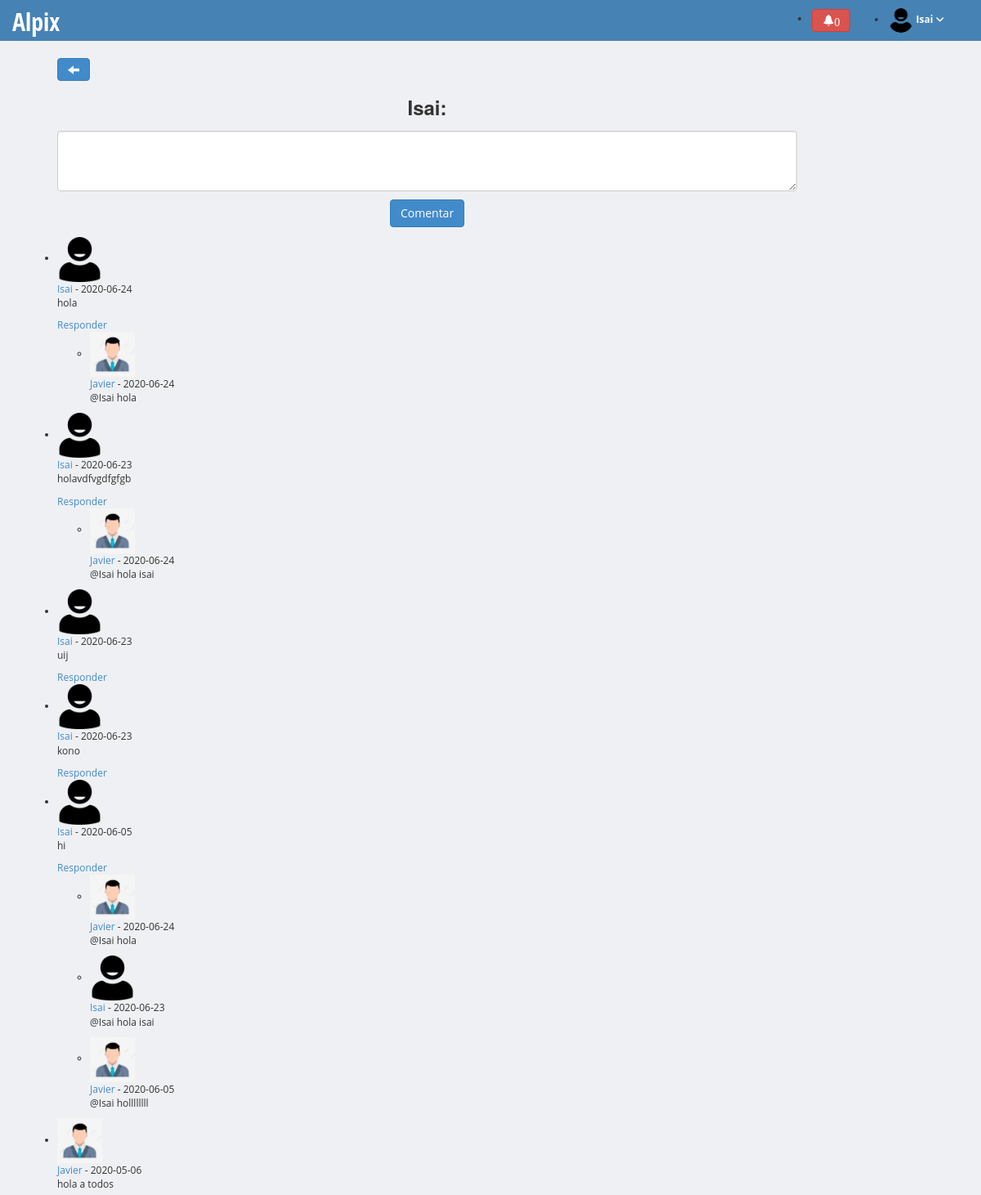
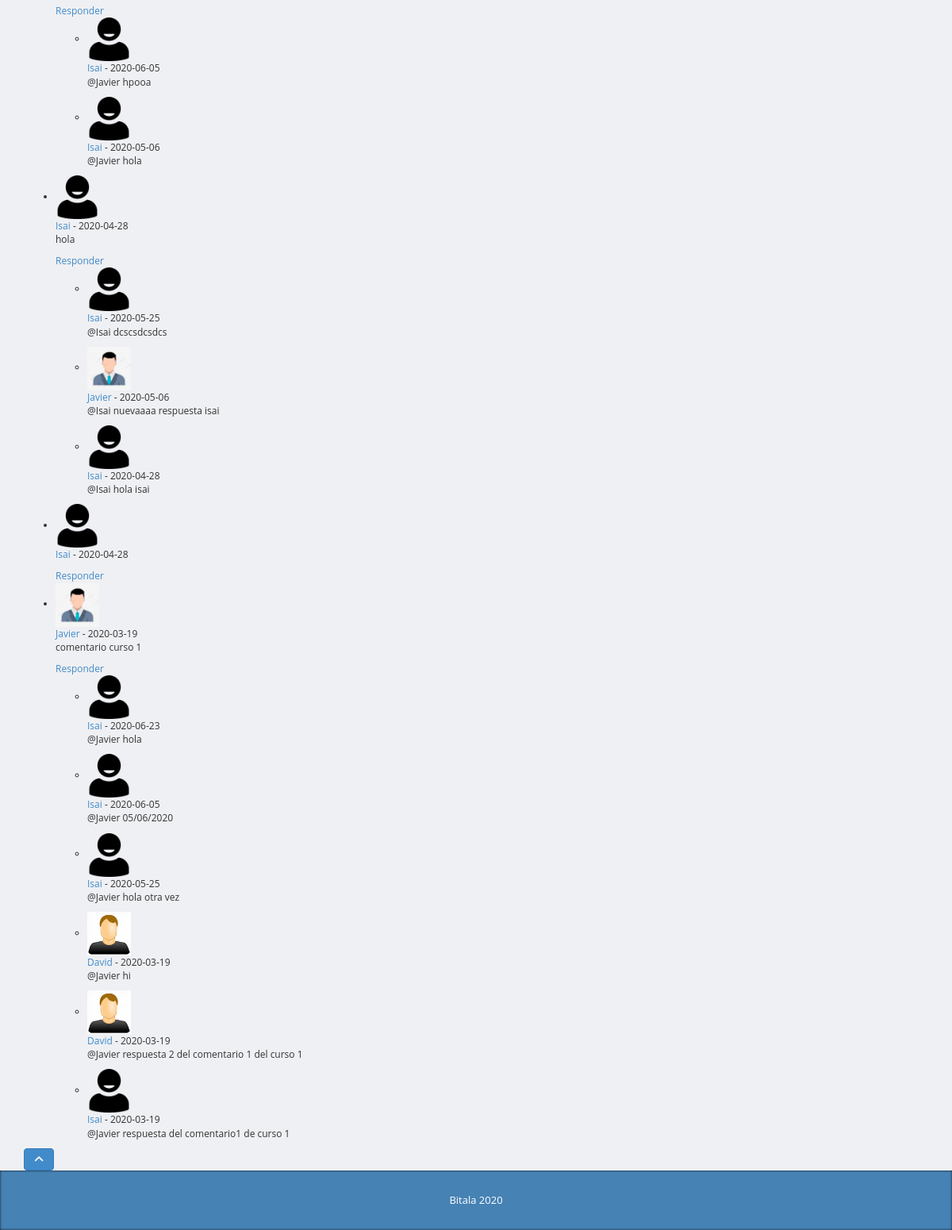
/abrirNotificacion.php?id=1 (signed in), run on the app's committed database (2 pictures, top to bottom).
### tables this page shows
CREATE TABLE `mecanico` (
  `ideMecanico` int(11) NOT NULL,
  `nlista` int(11) NOT NULL,
  `nombreMec` varchar(150) NOT NULL,
  `direccion` varchar(250) NOT NULL,
  `fnacimiento` date NOT NULL,
  `sexo` varchar(20) NOT NULL,
  `telefono` varchar(10) NOT NULL,
  `sueldo` double NOT NULL,
  `clave` varchar(50) NOT NULL,
  `avatar` varchar(60) NOT NULL,
  `tipo` varchar(50) NOT NULL
);

CREATE TABLE `comentarios` (
  `idCom` int(11) NOT NULL,
  `comentario` varchar(300) NOT NULL,
  `mecanico` varchar(30) NOT NULL,
  `reply` varchar(300) NOT NULL,
  `fecha` date NOT NULL,
  `id` int(11) NOT NULL
);

### abrirNotificacion.php (the view, shortened to what this page needs)
<?php
include_once('cabezeras/cabezeraMec.php');
include_once('footer/footers.php');
include 'conecciones.php';?>
<!doctype html>
<html lang="es-ES">
<head>
    <link href="bootstrap/css/bootstrap.min.css" rel="stylesheet">
    <link href="css/styles.css" rel="stylesheet">
<body>
  <?php
    require_once 'cabezeras/cabezeraMec.php';
   ?>
  <div class="container">
  <div class="row">
    <div class="col-md-10">
<div id="L">
<br>
  <div id="container">
      <ul id="comments">
                <a href="PruebaVistaCursos.php?id=<?php echo $_GET["id"];?>" class="btn btn-primary    glyphicon glyphicon-arrow-left">  </a>
      <form name="form1" method="post" action="">
  <center>
    <h3><label for="textarea"><?php echo '  '.$nombre.':  '; ?></label></h3>
    <p>
      <textarea name="comentario" cols="65" rows="3" id="textarea" class="form-control"><?php if(isset($_GET['nomMec'])) { ?>@<?php echo $_GET['nomMec']; ?><?php } ?> </textarea>
    </p>
    <p>
      <input type="submit" <?php if (isset($_GET['idCom'])) { ?>name="reply"<?php } else { ?>name="comentar"<?php } ?>value="Comentar" class="btn btn-primary">
    </p>
  </center>
</form>
        <?php
        $comentarios = mysqli_query($conexion,"SELECT Com.idCom, Com.comentario,Com.fecha,Com.id,Com.reply,Com.mecanico, Cur.id, Cur.titulo FROM comentarios Com INNER JOIN curso Cur ON Com.id=Cur.id WHERE Com.id='".$_GET['id']."' AND  reply = 0 ORDER BY idCom DESC");
    while($row=mysqli_fetch_array($comentarios)) {
      $mecanico = mysqli_query($conexion,"SELECT * FROM mecanico WHERE ideMecanico ='".$row['mecanico']."'");
      $meca = mysqli_fetch_array($mecanico);
        if ($meca['avatar'] != 'img_Mecanicos.png') {
      $avatar = 'imgMecanicos/'.$meca['avatar'];
    }else{
      $avatar ='imgMecanicos/'.$meca['avatar'];
    }
    ?>
          <li class="cmmnt">
              <div class="avatar">
                <img src="<?php echo $avatar; ?>" height="55" width="55">
                </div>
                <div class="cmmnt-content">
                  <header>
                    <a href="#" class="userlink"><?php echo $meca['nombreMec']; ?></a> - <span class="pubdate"><?php echo $row['fecha']; ?></span>
                    </header>
                    <p>
                    <?php echo $row['comentario'];  ?>
                    </p>
                    <span>
                    <a href="nuevo_comentario.php?meca=<?php echo $meca['ideMecanico']; ?>&idCom=<?php echo $row['idCom']; ?>&id=<?php echo $_GET['id']; ?>&nomMec=<?php echo $meca['nombreMec'];?>">
                    Responder
                    </a>
                    </span>
                </div>
                <?php
        $contar = mysqli_num_rows(mysqli_query($conexion," SELECT Com.idCom, Com.comentario,Com.fecha,Com.id,Com.reply,Com.mecanico, Cur.id, Cur.titulo FROM comentarios Com INNER JOIN curso Cur ON Com.id=Cur.id WHERE Com.id='".$_GET['id']."' AND reply = '".$row['idCom']."'"));
        if($contar != '0') {
          $reply = mysqli_query($conexion,"SELECT Com.idCom, Com.comentario,Com.fecha,Com.id,Com.reply,Com.mecanico, Cur.id, Cur.titulo FROM comentarios Com INNER JOIN curso Cur ON Com.id=Cur.id WHERE Com.id='".$_GET['id']."' AND reply = '".$row['idCom']."' ORDER BY idCom DESC");
          while($rep=mysqli_fetch_array($reply)) {
          $mecanico2 = mysqli_query($conexion,"SELECT * FROM mecanico WHERE ideMecanico = '".$rep['mecanico']."'");
          $mec2 = mysqli_fetch_array($mecanico2);
            if ($mec2['avatar'] != 'img_Mecanicos.png') {
      $avatar = 'imgMecanicos/'.$mec2['avatar'];
    }else{
      $avatar ='imgMecanicos/'.$mec2['avatar'];
    }
        ?>
                <ul class="replies">
                  <li class="cmmnt">
                      <div class="avatar">
                <img src="<?php echo $avatar; ?>" height="55" width="55">
                </div>
                  <div class="cmmnt-content">
                        <header>
                        <a href="#" class="userlink"><?php echo $mec2['nombreMec']; ?></a> - <span class="pubdate"><?php echo $rep['fecha']; ?></span>
                        </header>
                        <p>
                        <?php echo $rep['comentario']; ?>
                        </p>
                    </div>
                    </li>
                </ul>
                <?php } } } ?>
            </li>
        </ul>
    </div>
  </div>
</div>
</div>
         <a class="btn btn-primary" href="nuevo_comentario.php?id=<?php echo $_GET["id"];?>">
    <i class="fas fa-angle-up"></i>
</a>
</div>
<?php
  echo piedepagina('');
   ?>
</body>
</html>

### cabezeras/cabezeraMec.php (shortened to what this page needs)
<?php
	include 'conecciones.php';
$nombre=$_SESSION['username'];
                                 $mecanico = mysqli_query($conexion,"SELECT * FROM mecanico WHERE nombreMec ='".$nombre."'");
                                 $meca = mysqli_fetch_array($mecanico);
                                 if ($meca['avatar'] != 'img_Mecanicos.png') {
                                               $avatar = 'imgMecanicos/'.$meca['avatar'];
                                             }else{
                                                   $avatar ='imgMecanicos/'.$meca['avatar'];
                                            }
                                            ?>
<div class='header' style='background-color: #4682b4'>
	           <div class='col-md-5'>
	              <div class='logo'>
	                 <h1><a href='#'>Alpix</a></h1>
	              </div>
	           </div>
	          	<?php
	          	$notificaciones=mysqli_query($conexion,"SELECT * FROM notificaciones WHERE  user2 ='".$_SESSION['id']."' AND leido ='0' ORDER BY id_not desc");
          		$cuantas=mysqli_num_rows($notificaciones);?>
                   <div class="panel-heading">
                   	<div class="panel-options">
	                  <nav class='collapse navbar-collapse bs-navbar-collapse navbar-right' role='navigation'>
	                      <li class='dropdown'>
	                        <a href='#' class='dropdown-toggle' data-toggle='dropdown'><img src='<?php echo $avatar; ?>'style='width:30px;  height:30px; border-radius:15px;'>  </a><label style="color: white;"><?php echo $_SESSION["username"]; ?> <i class='fas fa-angle-down' style="color: white;"></i></label>
	                      </li>
	                  </nav>
	              </div>
	           <div class="panel-options">
	          		<li class="dropdown notifications-menu" >
            			<a href="#" class="dropdown-toggle" data-toggle="dropdown">
              				<span class="btn btn-danger  glyphicon glyphicon-bell" ><?php echo $cuantas; ?></span>
          </li>
	           </div>
	   </div>
	    </div>

### css/styles.css (style rules this page uses)
body { font-family: 'Open Sans', sans-serif; background-color: #f7f7f7; position: relative; margin: 0px; font-size: 12px; padding: 0px; }
.header { height:50px; background-color: #2c3742; }
.header .logo h1 { font-size:30px; margin:0px; padding:10px 0px; }
.header .logo h1 a { color:#fff; font-family: 'Open Sans Condensed', sans-serif; }
.header .navbar-collapse { border:0px !important; }
body { background-color: #eff0f3; }
.panel-heading>.panel-options, .content-box-header .panel-options { float: right; padding-right: 15px; }
.panel-heading>.panel-options>a, .content-box-header .panel-options>a { margin-top: 10px; }

### data on the page
mecanico: avatar (picture)
comentarios: mecanico.avatar (picture), mecanico.nombreMec "Isai", fecha "2020-06-24", comentario "hola"
comentarios: mecanico.avatar (picture), mecanico.nombreMec "Javier", fecha "2020-06-24", comentario "@Isai hola"
comentarios: mecanico.avatar (picture), mecanico.nombreMec "Isai", fecha "2020-06-23", comentario "holavdfvgdfgfgb"
comentarios: mecanico.avatar (picture), mecanico.nombreMec "Javier", fecha "2020-06-24", comentario "@Isai hola isai"
comentarios: mecanico.avatar (picture), mecanico.nombreMec "Isai", fecha "2020-06-23", comentario "uij"
comentarios: mecanico.avatar (picture), mecanico.nombreMec "Isai", fecha "2020-06-23", comentario "kono"
comentarios: mecanico.avatar (picture), mecanico.nombreMec "Isai", fecha "2020-06-05", comentario "hi"
comentarios: mecanico.avatar (picture), mecanico.nombreMec "Javier", fecha "2020-06-24", comentario "@Isai hola"
comentarios: mecanico.avatar (picture), mecanico.nombreMec "Isai", fecha "2020-06-23", comentario "@Isai hola isai"
comentarios: mecanico.avatar (picture), mecanico.nombreMec "Javier", fecha "2020-06-05", comentario "@Isai hollllllll"
comentarios: mecanico.avatar (picture), mecanico.nombreMec "Javier", fecha "2020-05-06", comentario "hola a todos"
comentarios: mecanico.avatar (picture), mecanico.nombreMec "Isai", fecha "2020-06-05", comentario "@Javier hpooa"
comentarios: mecanico.avatar (picture), mecanico.nombreMec "Isai", fecha "2020-05-06", comentario "@Javier hola"
comentarios: mecanico.avatar (picture), mecanico.nombreMec "Isai", fecha "2020-04-28", comentario "hola"
comentarios: mecanico.avatar (picture), mecanico.nombreMec "Isai", fecha "2020-05-25", comentario "@Isai dcscsdcsdcs"
comentarios: mecanico.avatar (picture), mecanico.nombreMec "Javier", fecha "2020-05-06", comentario "@Isai nuevaaaa respuesta isai"
comentarios: mecanico.avatar (picture), mecanico.nombreMec "Isai", fecha "2020-04-28", comentario "@Isai hola isai"
comentarios: mecanico.avatar (picture), mecanico.nombreMec "Isai", fecha "2020-04-28"
comentarios: mecanico.avatar (picture), mecanico.nombreMec "Javier", fecha "2020-03-19", comentario "comentario curso 1"
comentarios: mecanico.avatar (picture), mecanico.nombreMec "Isai", fecha "2020-06-23", comentario "@Javier hola"
comentarios: mecanico.avatar (picture), mecanico.nombreMec "Isai", fecha "2020-06-05", comentario "@Javier 05/06/2020"
comentarios: mecanico.avatar (picture), mecanico.nombreMec "Isai", fecha "2020-05-25", comentario "@Javier hola otra vez"
comentarios: mecanico.avatar (picture), mecanico.nombreMec "David", fecha "2020-03-19", comentario "@Javier hi"
comentarios: mecanico.avatar (picture), mecanico.nombreMec "David", fecha "2020-03-19", comentario "@Javier respuesta 2 del comentario 1 del curso 1"
comentarios: mecanico.avatar (picture), mecanico.nombreMec "Isai", fecha "2020-03-19", comentario "@Javier respuesta del comentario1 de curso 1"

### other printed values
$_SESSION["username"] "Isai"
$cuantas "0"
$nombre "Isai"
